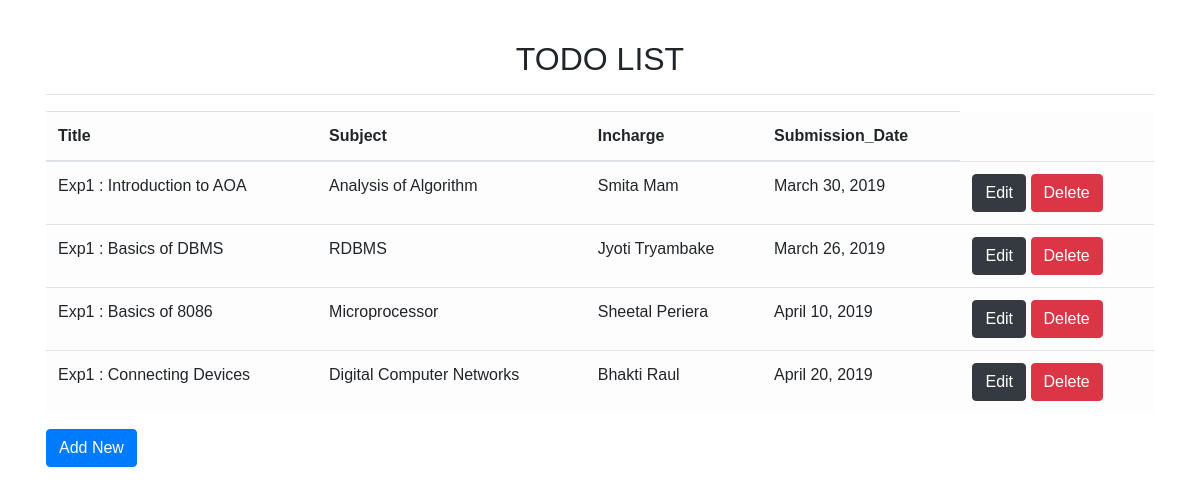
The page / on the database its author committed.
### Hello/models.py (models this page shows)
class TodoList(models.Model):
    title = models.CharField(max_length=200)
    subject = models.CharField(max_length=100)
    incharge = models.CharField(max_length=100)
    submission_date = models.DateField()

### Hello/views.py (the view)
# urls.py: path('', views.index, name='index'),
def index(request):
    list = TodoList.objects.all()
    return render(request, 'index.html',{'record':list})

### Hello/templates/index.html (shortened to what this page needs)
{% load static %}
<!doctype html>
<html lang="en">
<head>
    <link rel="stylesheet" href="{% static 'css/bootstrap.min.css' %}">
    <link rel="stylesheet" href="{% static 'css/style.css' %}">
</head>
 <body>
    <div class="container"><br>
        <h2><center>TODO LIST</center></h2>
        <hr>
        <table class="table table-light table-hover">
            <thead>
                <tr>
                    <th>Title</th>
                    <th>Subject</th>
                    <th>Incharge</th>
                    <th>Submission_Date</th>
                </tr>
            </thead>
            <tbody>
                {% for i in record %}
                    <tr>
                        <td>{{ i.title }}</td>
                        <td>{{ i.subject }}</td>
                        <td>{{ i.incharge }}</td>
                        <td>{{ i.submission_date }}</td>
                        <td>
                            <a class="btn btn-dark" href="/edit/{{ i.id }}">Edit</a>
                            <a class="btn btn-danger" href="/delete/{{ i.id }}">Delete</a>
                        </td>
                    </tr>
                {% endfor %}
            </tbody>
        </table>
        <a class="btn btn-primary" href="/add_new/">Add New</a>
    </div>
    </body>
</html>

### Hello/static/css/style.css (style rules this page uses)
body { font-family: Arial, Helvetica, sans-serif; }
.container { padding: 16px; }

### rows shown on the page
TodoList: title "Exp1 : Introduction to AOA", subject "Analysis of Algorithm", incharge "Smita Mam", submission_date "March 30, 2019"
TodoList: title "Exp1 : Basics of DBMS", subject "RDBMS", incharge "Jyoti Tryambake", submission_date "March 26, 2019"
TodoList: title "Exp1 : Basics of 8086", subject "Microprocessor", incharge "Sheetal Periera", submission_date "April 10, 2019"
TodoList: title "Exp1 : Connecting Devices", subject "Digital Computer Networks", incharge "Bhakti Raul", submission_date "April 20, 2019"
